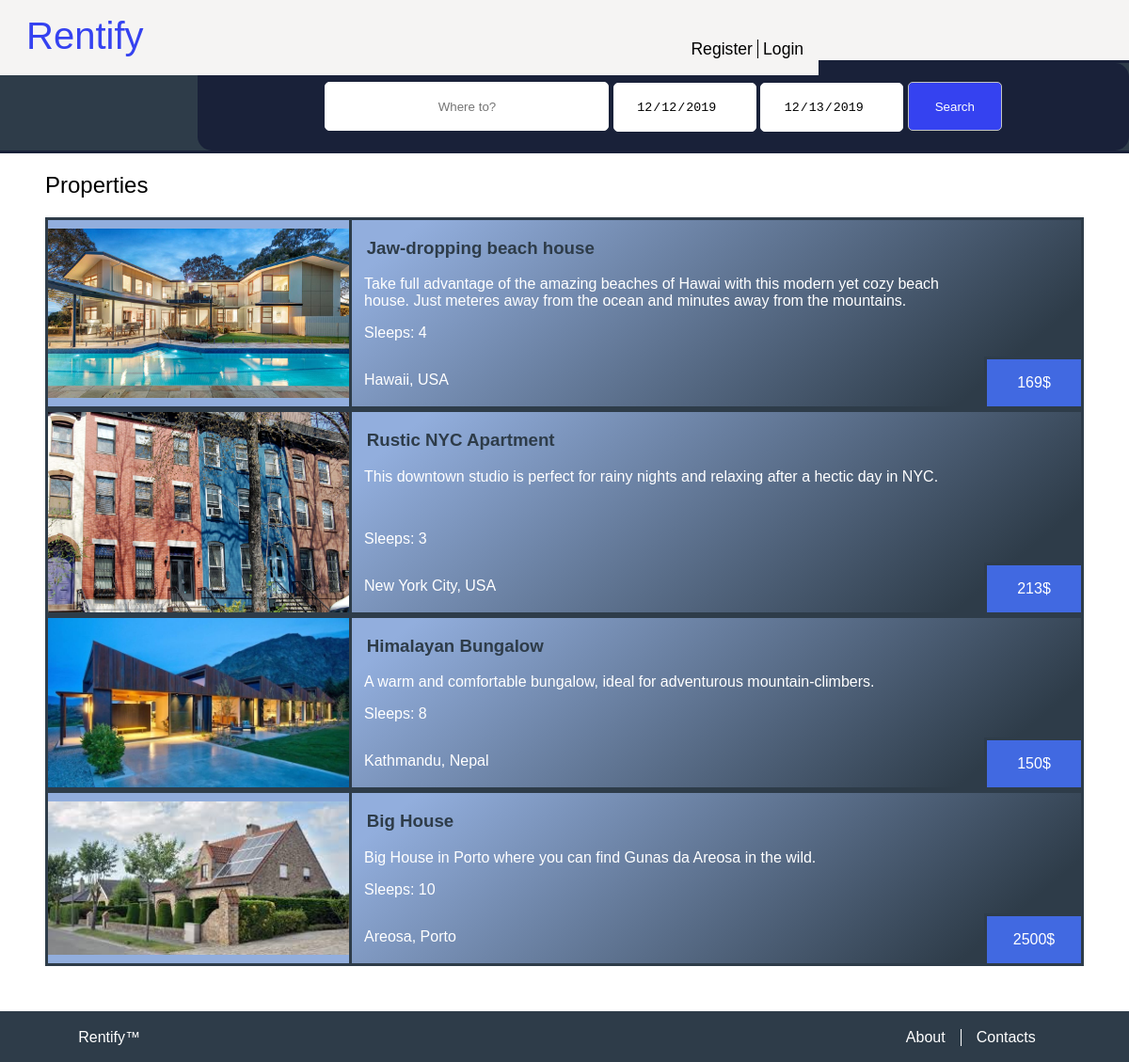
Screenshot of /pages/search_page.php with the database file from the repository.
### tables this page shows
CREATE TABLE PropertyImage(
    property_id INTEGER REFERENCES Property(id),
    image_name TEXT NOT NULL,
    PRIMARY KEY(property_id, image_name)
);

CREATE TABLE Property(
    id INTEGER PRIMARY KEY AUTOINCREMENT,
    owner_username TEXT REFERENCES User(username) ON DELETE CASCADE ON UPDATE CASCADE,
    title TEXT NOT NULL,
    price_per_day REAL NOT NULL,
    location TEXT NOT NULL,
    description TEXT NOT NULL,
    sleeps INTEGER NOT NULL,

    CONSTRAINT minimum_sleeps CHECK (sleeps > 0)
);

### database/search.php (called while the page is built)
<?php
	include_once "../database/connection.php";
	include_once "reservations.php";
    function getPropertyByLocation($location){
        global $db;
		$stmt = $db->prepare('
			SELECT Property.*, PropertyImage.image_name as image
			FROM Property
			JOIN PropertyImage
            ON Property.id = PropertyImage.property_id'
        );
        $stmt->execute();
        $articles = $stmt->fetchAll();
        $pattern = '/\b'.$location.'\b/i';
        $matches = [];
        $index = 0;
        foreach($articles as $article) {
            if (preg_match($pattern, $article['location'])) {
                $matches[$index] = $article;
                $index++;
            }
        }
		return $matches;
	}
	function getPropertyByLocationBetweenDates($location, $start_date, $end_date){
        $properties = getPropertyByLocation($location);
		$matches = array();
		foreach ($properties as $property) {
			try{
				$reservations = getHouseReservationsBetweenDates($property['id'], $start_date, $end_date);
				if(count($reservations) == 0)
					array_push($matches, $property);
			}catch(PDOException $e){
				die($e->getMessage());
			}
		}
		return $matches;
    }
?>

### database/reservations.php (called while the page is built, shortened)
<?php
    include_once "../database/connection.php";
    function getHouseReservationsBetweenDates($id_property, $start_date, $end_date){
        global $db;
        $stmt = $db->prepare('
            SELECT * FROM Reservation
            WHERE id_property = ?
                  AND ((date_start >= Date(?) AND date_end <= Date(?))
                       OR (date_end >= Date(?) AND date_start <= Date(?))
                       OR (date_start <= Date(?) AND date_end >= Date(?)))
            ');
        $stmt->execute(array($id_property, $start_date, $end_date, $end_date, $end_date, $start_date, $start_date));
        return $stmt->fetchAll();
    }
?>

### pages/search_page.php (the view, shortened to what this page needs)
<?php
    include_once "../database/property.php";
    include_once "../database/search.php";
    include_once "../templates/tpl_common.php";
    include_once "../templates/tpl_scroll_top.php";
    $location = $_POST['location'];
    $start_date = $_POST['start_date'];
    $end_date = $_POST['end_date'];
?>
    <link rel="stylesheet" type="text/css" href="../css/search_page.css">
    <link rel="stylesheet" type="text/css" href="../css/search_bar.css">
    <link rel="stylesheet" type="text/css" href="../css/properties_list.css">
</head>
<body>
    <section id="search_bar">
    </section>
    <section id="properties">
        <h2 id="properties_h">Properties</h2>
        <?php
        $articles = getPropertyByLocationBetweenDates($location, $start_date, $end_date);
        if(count($articles) == 0){
        ?>
        <article id="not_found">
            <img src="../images/search.png" alt="Not found"/>
            <p>No results were found for the specified search.</p>
        </article>
        <?php
        }
        else{
        foreach($articles as $propertyArticle){
        ?>
        <a href="property_page.php?property=<?=$propertyArticle['id']?>">
            <article id="property">
                <div id="image">
                    <img src="../images/<?=$propertyArticle['image'] ?>" alt="<?=$propertyArticle['image']?>"/>
                </div>
                <h3 id="property_name"><?=$propertyArticle['title']?></h3>
                <p id="description"><?=$propertyArticle['description']?></p>
                <div id="price_box">
                    <p id="price"><?=$propertyArticle['price_per_day']?></p>
                </div>
                <p id="sleeps"><?=$propertyArticle['sleeps']?></p>
                <p id="location"><?=$propertyArticle['location']?></p>
            </article>
        </a>
        <?php }
        }
        ?>
    </section>

### css/layout.css (style rules this page uses)
body { background-color: #F5F4F3; margin: 0; height: 100vh; display: grid; grid-template-rows: [header] auto [nav] auto [properties] 1fr [footer] auto [end]; }

### css/style.css (style rules this page uses)
body { font-family: 'Trebuchet MS', Helvetica, sans-serif; color: black; font-weight: lighter; }
body h1, body h2 { font-family: 'Trebuchet MS', Helvetica, sans-serif; color: black; font-weight: lighter; }
html { height: 100%; }

### css/search_page.css (style rules this page uses)
#search_bar { display: grid; background: #2e3c49; text-align: center; border-top: solid rgba(5, 6, 43, 0.5); border-bottom: solid rgba(5, 6, 43, 0.5); }
#properties { background-color: #FFFFFF; }

### css/properties_list.css (style rules this page uses)
#properties { padding: 0em 3em 3em 3em; }
#properties #properties_h { color: black; }
#properties #property { display: grid; border: solid #2e3c49; grid-template-columns: 320px auto 103px; grid-template-rows: auto 1fr; background: linear-gradient(140deg, #92aedd 30%, #2e3c49 90%); }
#properties a { text-decoration: none; }
#properties #property #image { background: #92aedd; width: 320px; border-right: solid #2e3c49; grid-column: 1; grid-row-start: 1; grid-row-end: 6; display:flex; align-items: center; }
#properties #property #image img { width: 320px; margin: auto; }
#properties #property #property_name { grid-column: 2; grid-row: 1; padding-left: 1em; color: #2e3c49; }
#properties #property #description { grid-column-start: 2; grid-column-end: 3; grid-row: 2; padding-left: 1em; color: white; margin: 0%; }
#properties #property #sleeps::before { content: 'Sleeps: ' }
#properties #property #sleeps { grid-column: 2; grid-row: 3; padding-left: 1em; color: white; }
#properties #property #price_box { grid-column: 3; grid-row: 4; align-self: end; height: 50px; width: 100px; border: solid #2e3c49; border-width: 0.2em 0em 0em 0.2em; background: royalblue; }
#properties #property #price { text-align: center; color: white; }
#properties #property #price::after { content: '$'; }
#properties #property #location { grid-column: 2; grid-row: 4; padding-left: 1em; color: white; }

### rows the page displays
propertyimage: image_name (picture), property.title "Jaw-dropping beach house", property.description "Take full advantage of the amazing beaches of Hawai with this modern yet cozy beach house. Just meteres away from the ocean and minutes away from the mountains.", property.price_per_day "169", property.sleeps "4", property.location "Hawaii, USA"
propertyimage: image_name (picture), property.title "Rustic NYC Apartment", property.description "This downtown studio is perfect for rainy nights and relaxing after a hectic day in NYC.", property.price_per_day "213", property.sleeps "3", property.location "New York City, USA"
propertyimage: image_name (picture), property.title "Himalayan Bungalow", property.description "A warm and comfortable bungalow, ideal for adventurous mountain-climbers.", property.price_per_day "150", property.sleeps "8", property.location "Kathmandu, Nepal"
propertyimage: image_name (picture), property.title "Big House", property.description "Big House in Porto where you can find Gunas da Areosa in the wild.", property.price_per_day "2500", property.sleeps "10", property.location "Areosa, Porto"
